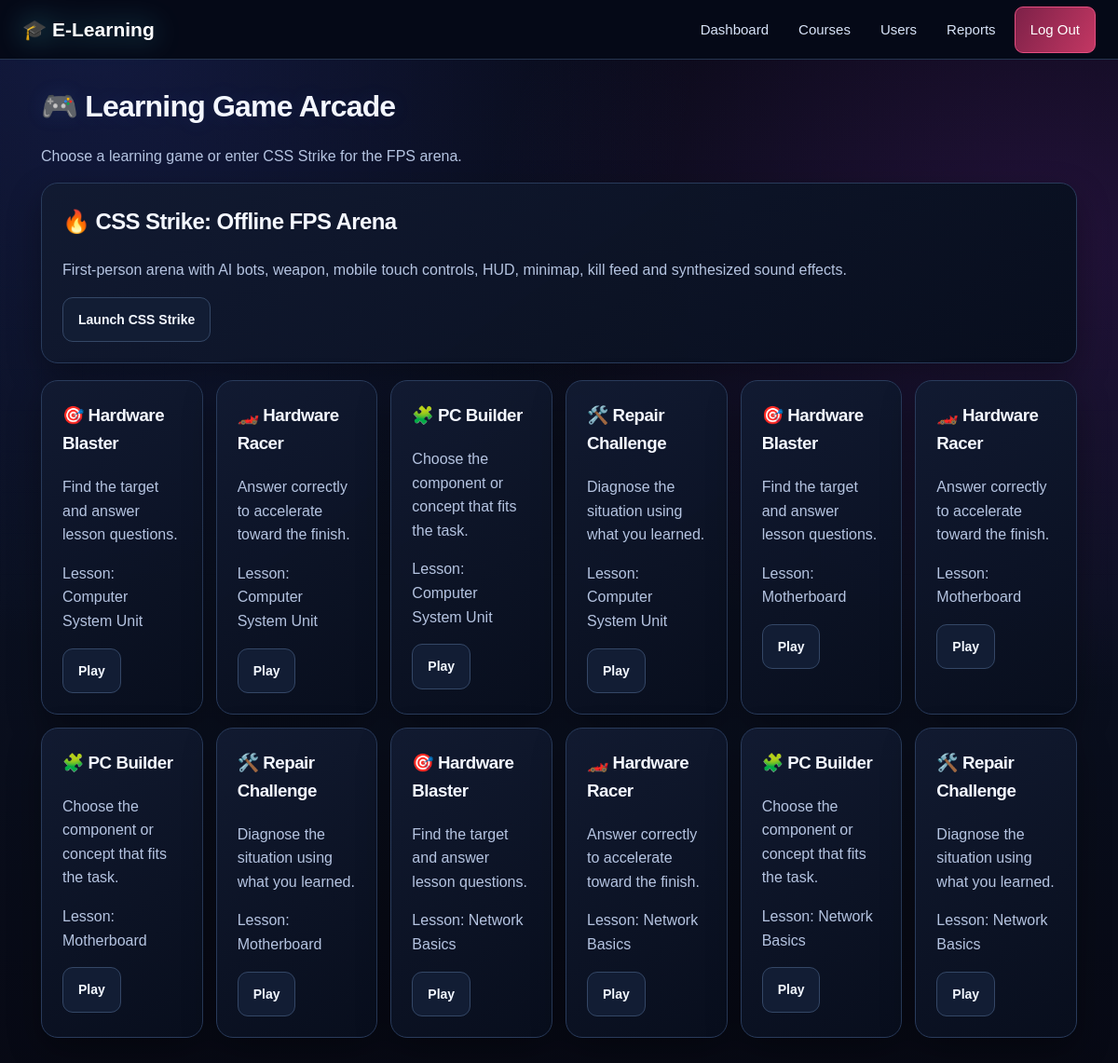
Page /games (signed in) on the committed database.
### tables this page shows
CREATE TABLE learning_games(id INTEGER PRIMARY KEY AUTOINCREMENT,lesson_id INTEGER,game_type TEXT,title TEXT,description TEXT,time_limit INTEGER DEFAULT 60,question_count INTEGER DEFAULT 5,enabled INTEGER DEFAULT 1,UNIQUE(lesson_id,game_type),FOREIGN KEY(lesson_id) REFERENCES lessons(id) ON DELETE CASCADE);

CREATE TABLE lessons(id INTEGER PRIMARY KEY AUTOINCREMENT,course_id INTEGER NOT NULL,title TEXT NOT NULL,summary TEXT,content TEXT NOT NULL,lesson_order INTEGER DEFAULT 1,FOREIGN KEY(course_id) REFERENCES courses(id) ON DELETE CASCADE);

### app.py (the view)
@app.route('/games')
@login_required
def games():
    con=db(); rows=con.execute('SELECT g.*,l.title lesson_title,l.id lesson_id FROM learning_games g JOIN lessons l ON l.id=g.lesson_id WHERE enabled=1 ORDER BY l.id,g.id').fetchall(); con.close()
    return render_template('games.html',games=rows)

### app.py (called while the page is built)
def db():
    con=sqlite3.connect(DB)
    con.row_factory=sqlite3.Row
    con.execute('PRAGMA foreign_keys=ON')
    return con

def login_required(fn):
    @wraps(fn)
    def wrap(*a,**kw):
        if 'user' not in session: return redirect(url_for('login'))
        return fn(*a,**kw)
    return wrap

@app.context_processor
def inject():
    return {'user':session.get('user')}

### templates/games.html
{% extends 'base.html' %}{% block content %}<h1>🎮 Learning Game Arcade</h1><p class="py-muted">Choose a learning game or enter CSS Strike for the FPS arena.</p><div class="py-card"><h2>🔥 CSS Strike: Offline FPS Arena</h2><p>First-person arena with AI bots, weapon, mobile touch controls, HUD, minimap, kill feed and synthesized sound effects.</p><a class="py-btn" href="{{ url_for('shooter') }}">Launch CSS Strike</a></div><div class="py-grid">{% for g in games %}<div class="py-card"><h3>{{ g.title }}</h3><p>{{ g.description }}</p><p class="py-muted">Lesson: {{ g.lesson_title }}</p><a class="py-btn" href="{{ url_for('learning_game',gid=g.id) }}">Play</a></div>{% endfor %}</div>{% endblock %}

### templates/base.html (shortened to what this page needs)
<!doctype html><html lang="en"><head><link rel="stylesheet" href="{{ url_for('static',filename='style.css') }}"></head><body>{% if user %}<header class="topbar"><a class="brand" href="{{ url_for('dashboard') }}">🎓 E-Learning</a><nav class="navlinks"><a href="{{ url_for('dashboard') }}">Dashboard</a><a href="{{ url_for('courses') }}">Courses</a>{% if user.role=='admin' %}<a href="{{ url_for('admin_users') }}">Users</a><a href="{{ url_for('admin_reports') }}">Reports</a>{% else %}<a href="{{ url_for('quizzes') }}">Quizzes</a><a href="{{ url_for('games') }}">Games</a>{% endif %}<a class="logout" href="{{ url_for('logout') }}">Log Out</a></nav></header>{% endif %}<main class="container">{% for message in get_flashed_messages() %}<div class="py-flash">{{ message }}</div>{% endfor %}{% block content %}{% endblock %}</main><script src="{{ url_for('static',filename='interactions.js') }}"></script></body></html>

### static/style.css (style rules this page uses)
* { box-sizing:border-box }
body { margin:0;font-family:Arial,Helvetica,sans-serif;background:#f4f7fb;color:#1f2937 }
.logout { background:#dc2626;padding:8px 12px;border-radius:7px }
.container { max-width:1150px;margin:35px auto;padding:0 20px }
.brand { text-align:center;font-size:50px }
:root { color-scheme:dark; --bg:#070914;--bg-2:#0b1020;--surface:rgba(16,23,43,.88);--surface-solid:#10172b; --surface-2:#141e36;--line:rgba(125,151,205,.22);--text:#edf4ff;--muted:#9baac8; --cyan:#4deaff;--blue:#5588ff;--violet:#b66bff;--pink:#ff5bd6;--green:#57f5b2; --danger:#ff6689;--glow-cyan:0 0 14px rgba(77,234,255,.22);--glow-violet:0 0 20px rgba(182,107,255,.22); }
html { scroll-behavior:smooth;scroll-padding-top:90px;background:var(--bg) }
body { position:relative;isolation:isolate;background:radial-gradient(ellipse at 15% 0%,rgba(67,80,190,.18),transparent 42%),radial-gradient(ellipse at 90% 18%,rgba(134,50,190,.13),transparent 38%),linear-gradient(180deg,#070914 0%,#0a1020 52%,#070914 100%);background-attachment:fixed;color:var(--text);line-height:1.6;overflow-x:hidden }
body:before { content:"";position:fixed;inset:0;z-index:-1;pointer-events:none;opacity:.19;background-image:linear-gradient(rgba(110,145,220,.08) 1px,transparent 1px),linear-gradient(90deg,rgba(110,145,220,.08) 1px,transparent 1px);background-size:44px 44px;mask-image:linear-gradient(to bottom,black,transparent 82%) }
.container { max-width:1240px;margin:34px auto;padding:0 24px }
.hero h1,h1,h2,h3 { color:#f4f7ff;letter-spacing:-.025em }
h1 { line-height:1.16;text-shadow:0 0 22px rgba(85,136,255,.12) }
p { color:#c1cce3 }
.brand { filter:drop-shadow(0 0 18px rgba(77,234,255,.42)) }
.scroll-reveal { opacity:1;transform:none }
.motion-ready .scroll-reveal { opacity:0;transform:translateY(22px) scale(.99);transition:opacity .65s ease var(--reveal-delay,0ms),transform .65s cubic-bezier(.2,.75,.25,1) var(--reveal-delay,0ms) }
.motion-ready .scroll-reveal.is-visible { opacity:1;transform:translateY(0) scale(1) }
:root { color-scheme:dark!important;--bg:#070914;--text:#edf4ff;--muted:#aab8d6;--cyan:#4deaff;--violet:#b66bff }
html,body { min-height:100%;background-color:#070914!important;color:#edf4ff!important }
body { background-image:radial-gradient(ellipse at 8% 0%,rgba(61,86,220,.22),transparent 42%),radial-gradient(ellipse at 94% 22%,rgba(151,46,201,.18),transparent 38%),linear-gradient(180deg,#070914 0%,#0a1020 55%,#070914 100%)!important;background-attachment:fixed!important }
body:before { z-index:0!important;opacity:.15!important;pointer-events:none!important }
body>* { position:relative;z-index:1 }
.container { position:relative;z-index:1 }
h1,h2,h3,h4,strong,b,th { color:#f4f7ff }
p,.muted,small { color:#b5c4e1 }
.btn.danger,.logout { background:linear-gradient(120deg,#7d2148,#c33763)!important;color:#fff!important }
.brand { font-size:58px;text-align:center;filter:drop-shadow(0 0 15px #4deaff77);animation:brand-pulse 3s ease-in-out infinite }
.motion-ready .scroll-reveal { opacity:0;transform:translateY(25px) scale(.985);transition:opacity .62s ease var(--reveal-delay,0ms),transform .62s cubic-bezier(.2,.75,.25,1) var(--reveal-delay,0ms) }

### rows in the picture
learning_games: title "🎯 Hardware Blaster", description "Find the target and answer lesson questions.", lesson_title "Computer System Unit"
learning_games: title "🏎️ Hardware Racer", description "Answer correctly to accelerate toward the finish.", lesson_title "Computer System Unit"
learning_games: title "🧩 PC Builder", description "Choose the component or concept that fits the task.", lesson_title "Computer System Unit"
learning_games: title "🛠️ Repair Challenge", description "Diagnose the situation using what you learned.", lesson_title "Computer System Unit"
learning_games: title "🎯 Hardware Blaster", description "Find the target and answer lesson questions.", lesson_title "Motherboard"
learning_games: title "🏎️ Hardware Racer", description "Answer correctly to accelerate toward the finish.", lesson_title "Motherboard"
learning_games: title "🧩 PC Builder", description "Choose the component or concept that fits the task.", lesson_title "Motherboard"
learning_games: title "🛠️ Repair Challenge", description "Diagnose the situation using what you learned.", lesson_title "Motherboard"
learning_games: title "🎯 Hardware Blaster", description "Find the target and answer lesson questions.", lesson_title "Network Basics"
learning_games: title "🏎️ Hardware Racer", description "Answer correctly to accelerate toward the finish.", lesson_title "Network Basics"
learning_games: title "🧩 PC Builder", description "Choose the component or concept that fits the task.", lesson_title "Network Basics"
learning_games: title "🛠️ Repair Challenge", description "Diagnose the situation using what you learned.", lesson_title "Network Basics"
